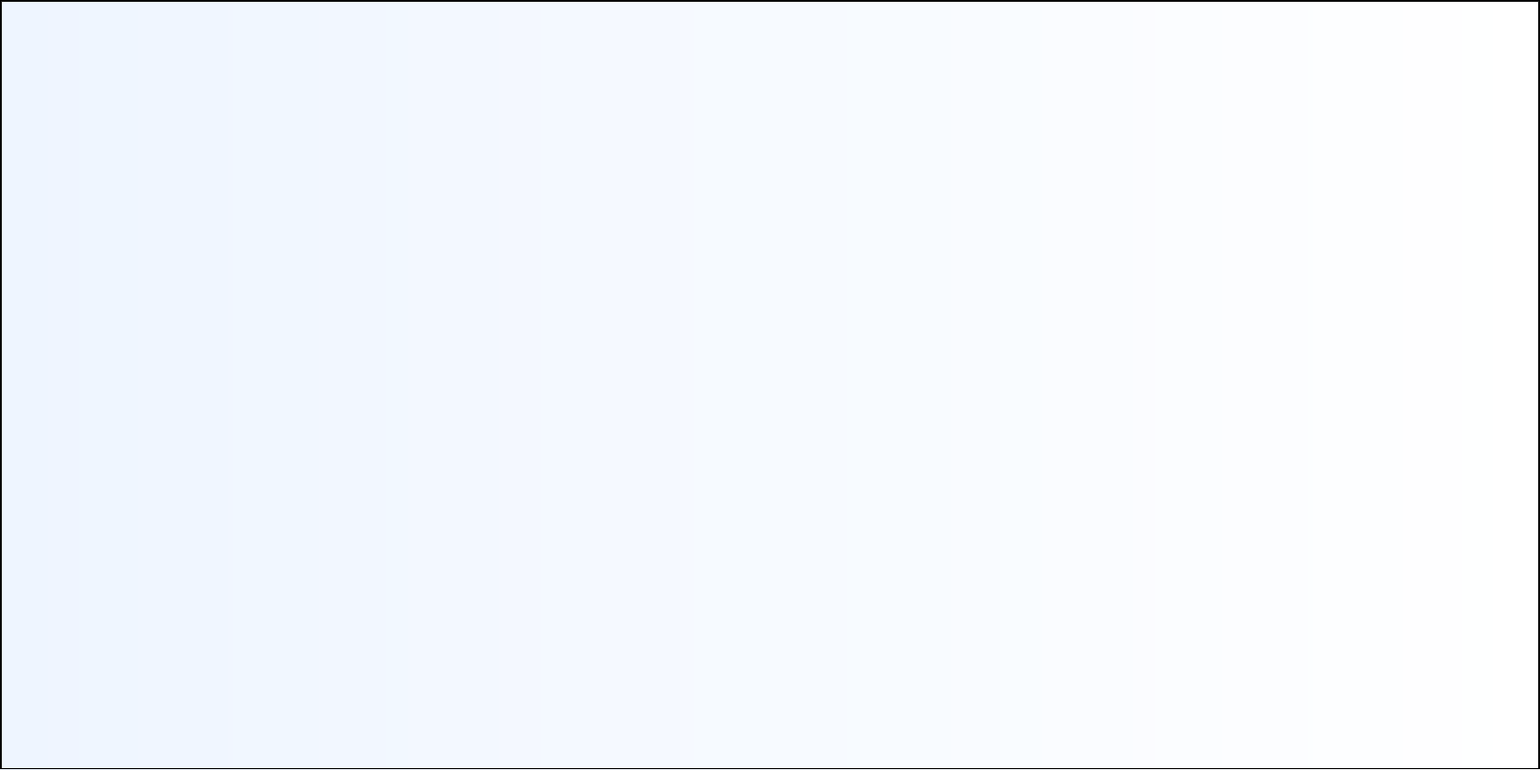
<?xml version="1.0" encoding="UTF-8"?>
<ui version="4.0">
 <class>AntoniusDBGUITab</class>
 <widget class="QTabWidget" name="AntoniusDBGUITab">
  <property name="enabled">
   <bool>true</bool>
  </property>
  <property name="geometry">
   <rect>
    <x>0</x>
    <y>0</y>
    <width>1600</width>
    <height>800</height>
   </rect>
  </property>
  <property name="windowTitle">
   <string>TabWidget</string>
  </property>
  <property name="styleSheet">
   <string notr="true">background-color: qlineargradient(spread:pad, x1:0, y1:0, x2:1, y2:0, stop:0 rgba(238, 245, 255, 255), stop:1 rgba(255, 255, 255, 255));</string>
  </property>
  <property name="currentIndex">
   <number>-1</number>
  </property>
 </widget>
 <resources/>
 <connections/>
</ui>
